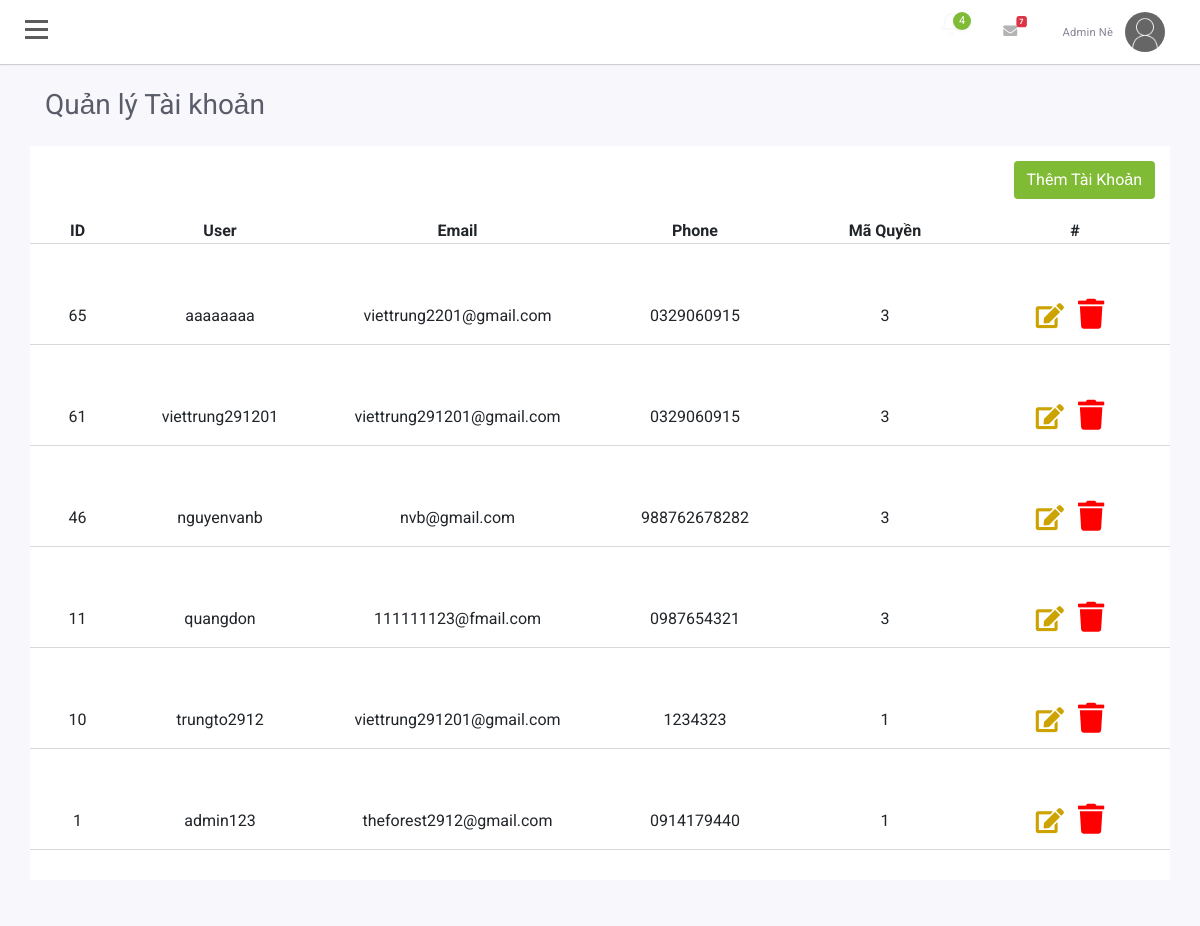
The page /Admin/index.php?mod=account (signed in) on the database its author committed.
### tables this page shows
CREATE TABLE `account` (
  `ID` int(11) NOT NULL,
  `Ho` varchar(20) NOT NULL,
  `Ten` varchar(20) NOT NULL,
  `user` varchar(50) NOT NULL,
  `pass` varchar(100) NOT NULL,
  `email` varchar(50) NOT NULL,
  `phone` varchar(20) NOT NULL,
  `MaQuyen` int(11) NOT NULL,
  `Time` datetime DEFAULT NULL
);

### Admin/MVC/Models/result.php (called while the page is built)
<?php
$result = $this->conn->query($query);
$data = array();
while ($row = $result->fetch_assoc()) {
    $data[] = $row;
}
?>

### Admin/MVC/Models/model.php (called while the page is built, shortened)
<?php
require_once("Connection.php");
class Model
{
    var $table;
    var $contens;
    function __construct()
    {
        $conn_obj = new Connection();
        $this->conn = $conn_obj->conn;
    }
    function limit_all($a, $b)
    {
        $query =  "SELECT * from $this->table  ORDER BY $this->contens DESC limit $a,$b";
        require("result.php");
        return $data;
    }
}

### Admin/MVC/Models/Connection.php (called while the page is built, shortened)
<?php
    class Connection{
        function __construct()
        {
            $severname ="localhost";
            $username ="root";
            $password ="";
            $db_name ="shopraucu";
            $this->conn = new mysqli($severname,$username,$password,$db_name);
        }
    }
?>

### Admin/MVC/Models/account.php (called while the page is built, shortened)
<?php
require_once("model.php");
class Account extends Model
{
    function phanquyen(){
        $query = "SELECT * from phanquyen ORDER BY MaQuyen DESC ";
        require("result.php");
        return $data;
    }
}

### Admin/MVC/Views/account/list.php (the view, shortened to what this page needs)
<div class="container">
                            <div class="row">
                                <div class="col-md-12 mt-lg-4 mt-4">
                                    <div class="d-sm-flex align-items-center justify-content-between mb-4">
                                        <h1 class="h3 mb-0 text-gray-800">Quản lý Tài khoản</h1>
                                    </div>
                                </div>
                            </div>
                        </div>
                        <div class="container"  style="background-color: #fff;">
                            <div class="row">
                                <div class="col-md-12">
                                    <button class="btn" style="margin-top:15px;float: right" data-toggle="modal" data-target="#addTK">Thêm Tài Khoản</button>
                                </div>
                            </div>
                            <div class="row row1">
                                <div class="col-md-1">
                                    <b>ID</b>
                                </div>
                                <div class="col-md-2">
                                    <b>User</b>
                                </div>
                                <div class="col-md-3">
                                    <b>Email</b>
                                </div>
                                <div class="col-md-2">
                                    <b>Phone</b>
                                </div>
                                <div class="col-md-2">
                                    <b>Mã Quyền</b>
                                </div>
                                <div class="col-md-2">
                                    <b>#</b>
                                </div>
                            </div>
                            <?php foreach($data as $row) : ?>
                                <div class="row row2">
                                    <div class="col-md-1">
                                        <p class="cap_gh"><?= $row['ID'] ?></p>
                                    </div>
                                    <div class="col-md-2">
                                        <p class="cap_gh"><?= $row['user'] ?></p>
                                    </div>
                                    <div class="col-md-3">
                                        <p class="cap_gh"><?= $row['email'] ?></p>
                                    </div>
                                    <div class="col-md-2">
                                        <p class="cap_gh"><?= $row['phone'] ?></p>
                                    </div>
                                    <div class="col-md-2">
                                        <p class="cap_gh"><?= $row['MaQuyen'] ?></p>
                                    </div>
                                    <div class="col-md-2">
                                        <a href="?mod=account&xuly=edit&id=<?= $row['ID'] ?>"><i class="fa fa-edit" id="icon1"></i></a>
                                        <a  href="?mod=account&xuly=delete&id=<?= $row['ID'] ?>" onclick="return confirm('Bạn có chắc chắn không?');"><i class="fa fa-trash" id="icon2" ></i></a>
                                    </div>
                                </div>
                            <?php endforeach; ?>
                        </div>
                        <div class="container-fluid" style="background-color: #f7f7fc;height: 30px" ></div>

### Admin/public/js/admin.css (style rules this page uses)
body { position: relative; overflow-x:hidden; background: #f7f7fc; font-family: 'Roboto', sans-serif; }
body, html { height: 100%; }
.text-gray-800 { color: #5a5c69!important; font-size: 1.75rem; font-weight: 400; line-height: 1.2; }
a { margin-right: 10px; }
a { color: #fff; }
.row1,.row2 { margin-top: 20px; text-align: center; border-bottom: 1px solid #d9d9d9; }
.cap_gh { padding-top: 40px; text-align: center; }
#icon1 { font-size: 25px; padding-top: 35px; color: #cca300; }
#icon2 { font-size: 30px; padding-top: 35px; color: red; }
.btn { text-decoration: none; color: #fff; background-color: #80bb35; }

### rows shown on the page
account: ID "65", user "aaaaaaaa", email "viettrung2201@gmail.com", phone "0329060915", MaQuyen "3"
account: ID "61", user "viettrung291201", email "viettrung291201@gmail.com", phone "0329060915", MaQuyen "3"
account: ID "46", user "nguyenvanb", email "nvb@gmail.com", phone "988762678282", MaQuyen "3"
account: ID "11", user "quangdon", email "111111123@fmail.com", phone "0987654321", MaQuyen "3"
account: ID "10", user "trungto2912", email "viettrung291201@gmail.com", phone "1234323", MaQuyen "1"
account: ID "1", user "admin123", email "theforest2912@gmail.com", phone "0914179440", MaQuyen "1"

### other values the page prints
$_SESSION['login']['Ho'] "Admin"
$_SESSION['login']['Ten'] "Nè"
